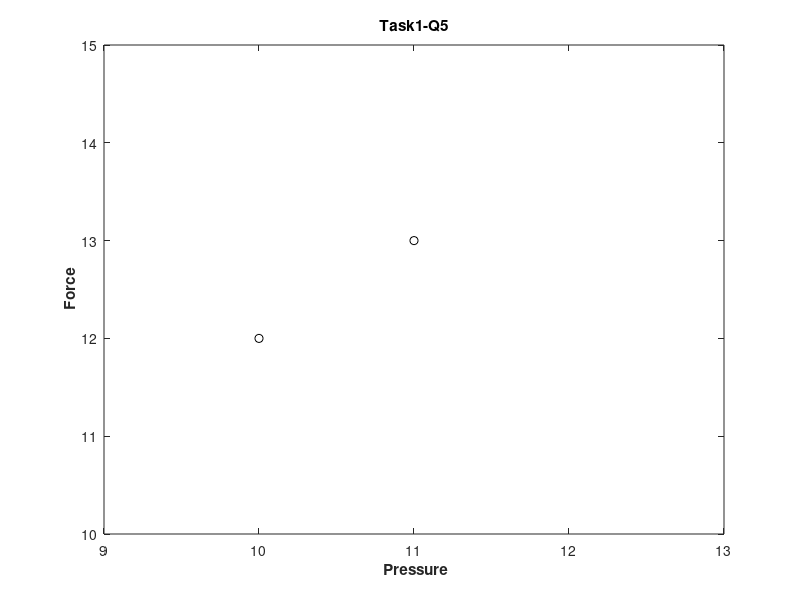

The MATLAB script that drew this image:
% Plotting
% Author: Chul Min Yeum
% Email: cmyeum@uwaterloo.ca
% Last updated: 2019-06-12

% Write your script to solve questions in a cumulative way

%% Task 1: Plot point
close;clc;clear
fig = figure(1);
set(fig,'Position', [100 100 300 200]);

x = 10;
y = 12;
plot(x,y, 'r*')

xlabel('Time');
ylabel('Temperature');

%% Task1-Q0: Change point color
% https://www.mathworks.com/help/matlab/ref/plot.html#btzitot-LineSpec
close;clc;clear

x = 10;
y = 12;
plot(x,y, 'k*')

xlabel('Time');
ylabel('Temperature');
title('Task1-Q0');

%% Task1-Q1: Change a point marker
% https://www.mathworks.com/help/matlab/ref/plot.html#btzitot-LineSpec
close;clc;clear

x = 10;
y = 12;
plot(x,y, 'ko')

xlabel('Time');
ylabel('Temperature');
title('Task1-Q1');

%% Task1-Q2: Add one more point at (11, 13)
% x,y <- vector, not scalar
close;clc;clear

x = [10 11];
y = [12 13];
plot(x,y, 'ko')

xlabel('Time');
ylabel('Temperature');
title('Task1-Q2');

%% Task1-Q3: Change the minimum and maximum values in x-axis (9 to 13) and y-axis (10 to 15)
% axis([minx maxx miny maxy])
close;clc;clear

x = [10 11];
y = [12 13];
plot(x,y, 'ko')

xlabel('Time');
ylabel('Temperature');
axis([9 13 10 15]);
title('Task1-Q3');

%% Task1-Q4: Change labels for x and y axis as 'Pressure' and 'Force' and the
%% graph title to 'Task1-Q4'
close;clc;clear

x = [10 11];
y = [12 13];
plot(x,y, 'ko')

xlabel('Pressure');
ylabel('Force');
axis([9 13 10 13]);
title('Task1-Q4');

%% Task1-Q5: Make all label texts as a bold font
% '\bf ~~~~'
close;clc;clear

x = [10 11];
y = [12 13];
plot(x,y, 'ko')

xlabel('\bf Pressure');
ylabel('\bf Force');
axis([9 13 10 15]);
title('Task1-Q5');
